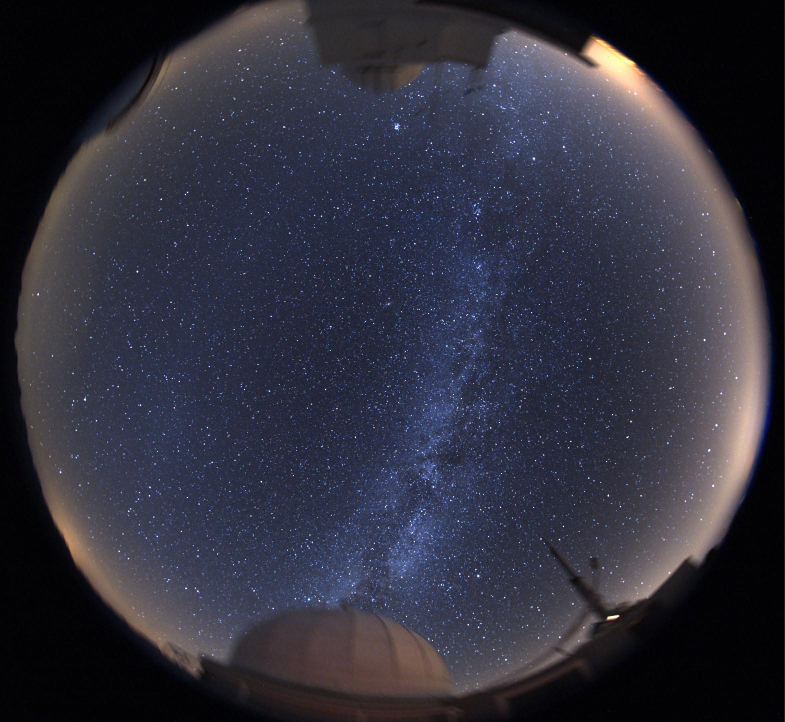
#> input picture examples/milky_way/input.jpeg, 1569 x 1444 px (shown at 1/2 size)
$ python point_star_detection.py examples/milky_way/input.jpeg --output out.png
#> lines starting #> are read from the running program, lines starting #| are printed output that depends on the picture; after the words box and inside, x2 and y2 are one past the last pixel; in counts of white or black regions, pixels touching at a corner belong together
#> in write_products, rgb is the input picture: shape (1444, 1569, 3); mean R, G, B 49.3, 49.1, 62
### v12/point_star_plotting.py
"""Shared plotting output helpers."""


# [97 lines left out: function arrange_source_labels, not called in this run]


def save_png(figure, target, **kwargs):
    """Save a figure as a lossless PNG with fast compression."""
    figure.savefig(target, pil_kwargs={'compress_level': 1}, **kwargs)

### point_star_detection.py
"""Standalone dot finding: image pixels -> candidate star centroids, no trails.

Uses a spatial background estimate and thresholded intensity barycentres.
Pixel centres have integer coordinates, x rightwards and y downwards.
Candidates are not catalogue identifications or an astrometric solution.
"""
import argparse
import csv
import hashlib
import json
from pathlib import Path

import numpy as np
from PIL import Image
from scipy.ndimage import gaussian_filter, label, maximum_filter

from point_star_plotting import save_png


def detect_stars(image, detection_sigma=6., background_sigma=10.):
#> called with detection_sigma = 6, background_sigma = 10
    pixels = np.asarray(image, dtype=float)
    saturated_pixels = pixels >= 250
    if pixels.ndim == 3 and pixels.shape[2] >= 3:
        saturated_pixels = np.any(pixels[..., :3] >= 250, axis=2)
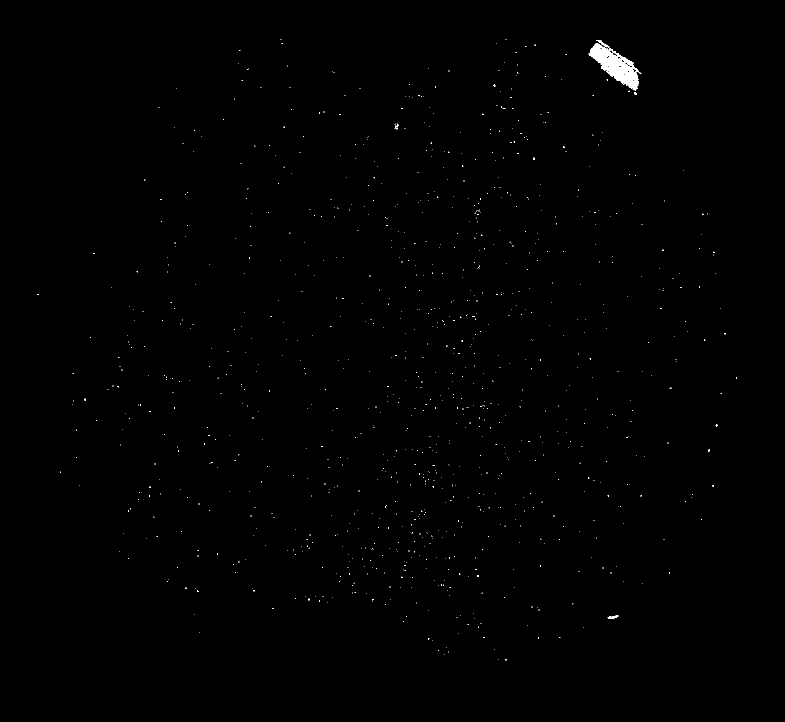
#> saturated_pixels: shape (1444, 1569) bool (shown at 1/2 size); 0.29% white; 998 white regions (995 under 20 px), largest, box (x1, y1, x2, y2) and area: (1177, 80, 1283, 181) 4211, (1215, 1231, 1237, 1237) 83, (789, 249, 798, 259) 36
        pixels = pixels[..., :3] @ np.array([.2126, .7152, .0722])
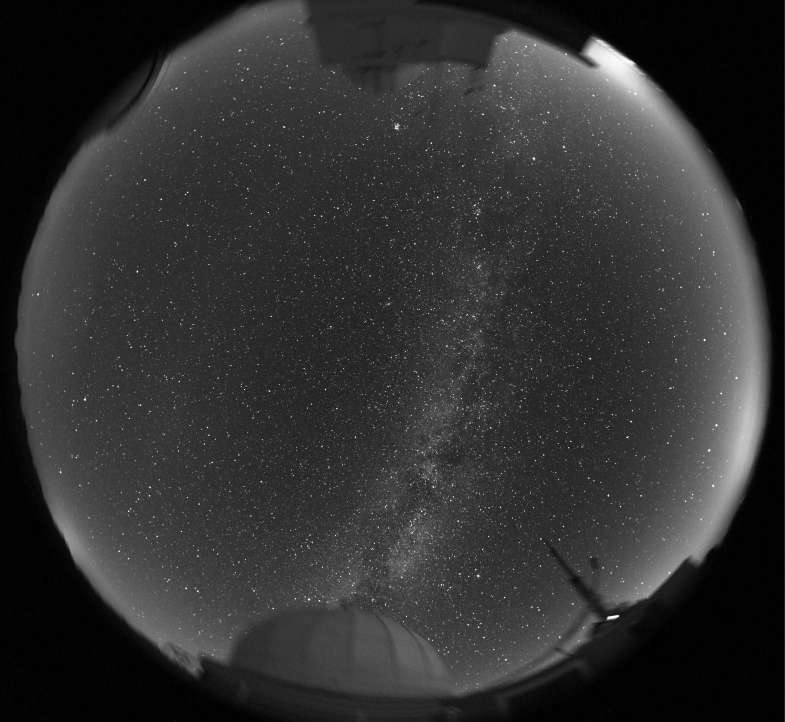
#> pixels: shape (1444, 1569) float64 (shown at 1/2 size); min 0, max 254.3, mean 50
    if pixels.ndim != 2 or min(pixels.shape) < 15 or not np.isfinite(pixels).all():
        raise ValueError('A finite greyscale or RGB image at least 15 pixels wide is required')
    if detection_sigma <= 0 or background_sigma <= 0:
        raise ValueError('Detection and background scales must be positive')
    background = gaussian_filter(pixels, background_sigma)
    signal = pixels-background
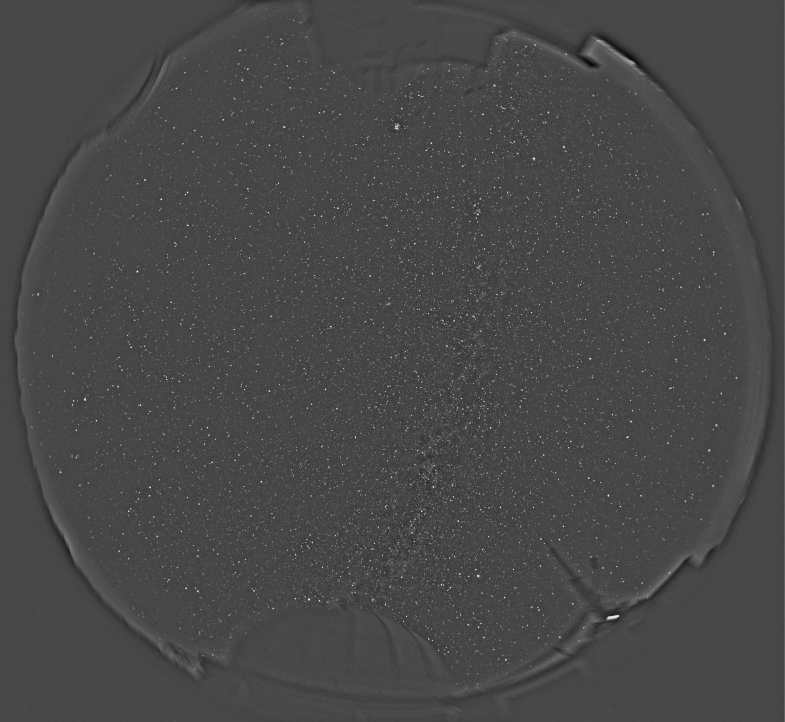
#> signal: shape (1444, 1569) float64 (shown at 1/2 size); min -82.67, max 209.6, mean 0; drawn with min black and max white
    global_noise = max(float(1.4826*np.median(abs(signal-np.median(signal)))), .05)
#> global_noise = 3.7
    noise = np.maximum(global_noise, 1.2533*gaussian_filter(
        np.minimum(abs(signal), 3*global_noise), background_sigma))
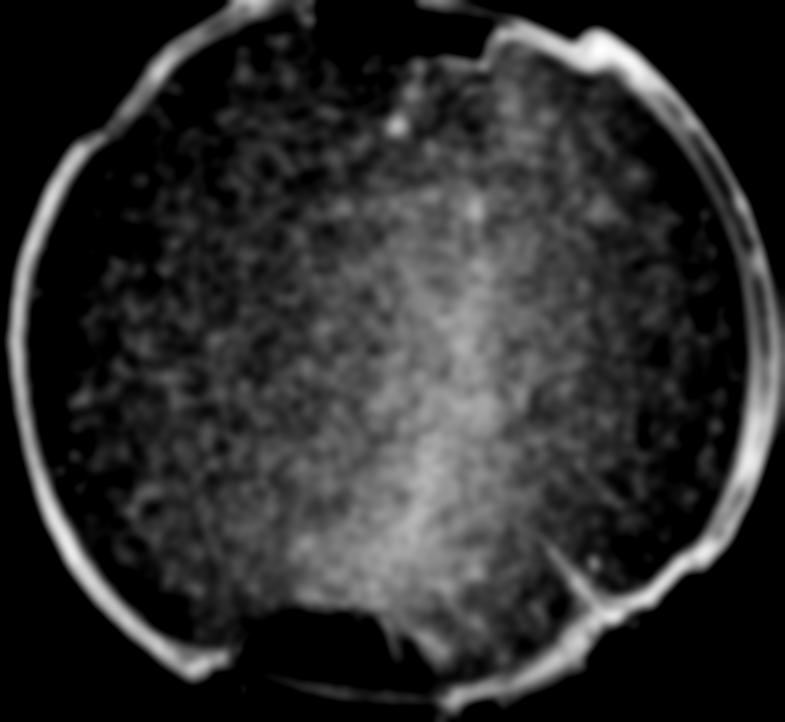
#> noise: shape (1444, 1569) float64 (shown at 1/2 size); min 3.7, max 13.7, mean 5.5; drawn with min black and max white
    smooth = gaussian_filter(signal, .6)
    peaks = (smooth == maximum_filter(smooth, size=7)) & (smooth > detection_sigma*noise)
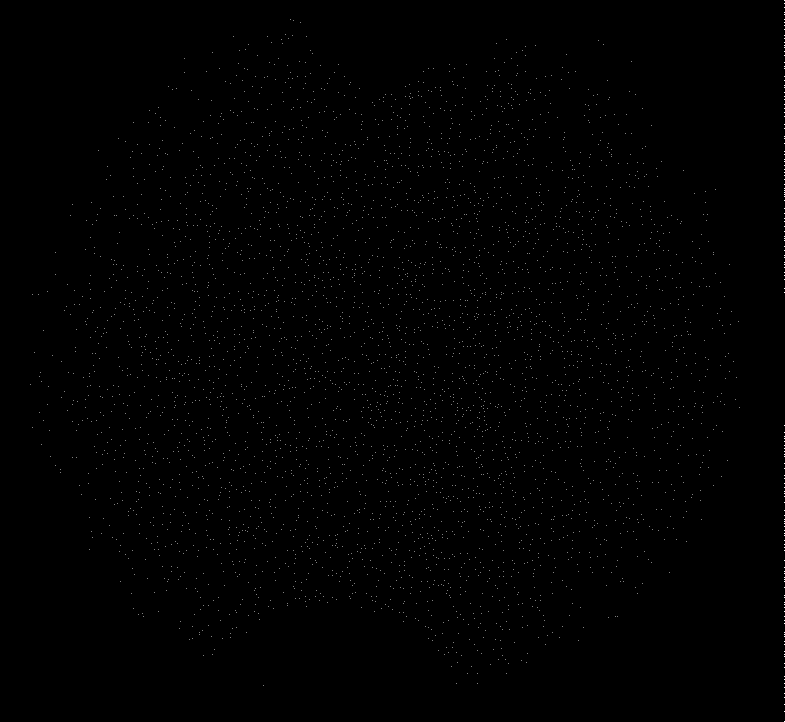
#> peaks: shape (1444, 1569) bool (shown at 1/2 size); 0.18% white in thin lines or dots
    yy, xx = np.nonzero(peaks)
#> yy = 4170 values from 1 to 1443; xx = 4170 values, max 1568 at index 0, min 60 at index 2316, mean 811.1
    stars, rejected = [], []
    for y, x in zip(yy, xx):
        reason = 'unmeasured'
        # Grow the measurement window when a source is too wide for a stellar core.
        # Saturated blobs are retained as measurements, never classified as planets.
        for half in (4, 8, 16, 32):
            if min(x, y, pixels.shape[1]-1-x, pixels.shape[0]-1-y) < half+1:
                reason = 'image_edge_or_blob_truncated'
                break
            grid_y, grid_x = np.mgrid[-half:half+1, -half:half+1]
            annulus = np.maximum(abs(grid_x), abs(grid_y)) == half
            cut = signal[y-half:y+half+1, x-half:x+half+1].copy()
            cut -= np.median(cut[annulus])
            peak = float(cut[half, half])
            component, _ = label(cut > max(3*noise[y, x], .15*peak))
            centre_label = component[half, half]
            mask = (component == centre_label) if centre_label else np.zeros(cut.shape, bool)
            area = int(mask.sum())
            if area < 3:
                reason = 'too_small'
                if peak < 3*noise[y, x]:
                    # A small window samples the flat top of a broad source as sky.
                    # Try a wider annulus before deciding there is no source.
                    continue
                break
            if np.any(mask[annulus]) or (half == 4 and area > 55):
                reason = 'extended_or_blended'
                continue
            weights = np.where(mask, cut, 0)
            flux = float(weights.sum())
            cx, cy = float((weights*grid_x).sum()/flux), float((weights*grid_y).sum()/flux)
            dx, dy = grid_x-cx, grid_y-cy
            covariance = np.array([[(weights*dx*dx).sum(), (weights*dx*dy).sum()],
                                   [(weights*dx*dy).sum(), (weights*dy*dy).sum()]])/flux
            minor2, major2 = np.linalg.eigvalsh(covariance)
            ratio = float(np.sqrt(major2/max(minor2, 1e-12)))
            width = float(np.sqrt(max(major2, 0)))
            saturated = bool(np.any(saturated_pixels[y-half:y+half+1, x-half:x+half+1][mask]))
            if minor2 < .16:
                reason = 'too_sharp'
                break
            elif ratio > (6. if saturated else 2.5):
                reason = 'elongated'
                break
            elif half == 4 and width > 2.2:
                reason = 'extended_or_blended'
                continue
            elif np.hypot(cx, cy) > max(2, half*.75):
                reason = 'off_centre_or_blended'
                continue
            else:
                stars.append(dict(x_px=float(x+cx), y_px=float(y+cy),
                    flux_above_background=flux, peak_above_background=peak,
                    peak_snr=float(peak/noise[y, x]), area_px=area,
                    major_sigma_px=width, axis_ratio=ratio, saturated=saturated,
                    source_class='compact' if half == 4 else 'broad_blob',
                    measurement_half_window_px=half))
                reason = None
                break
        if reason:
            rejected.append(dict(x_px=int(x), y_px=int(y), reason=reason))
#> this loop made 4170 passes
#> (y, x) on passes 1 to 3: (1, 1568), (6, 1568), (15, 1568)
#> after the loop, rejected = 472 items; stars = 3698 items
    stars.sort(key=lambda s: -s['flux_above_background'])
    # Saturation can create several maxima around one plateau. Keep one centroid.
    unique = []
    for candidate in stars:
        duplicate = any(
            (s['source_class'] == 'broad_blob' or candidate['source_class'] == 'broad_blob') and
            np.hypot(s['x_px']-candidate['x_px'], s['y_px']-candidate['y_px']) <
            max(3., min(16., 2*max(s['major_sigma_px'], candidate['major_sigma_px'])))
            for s in unique)
        if duplicate:
            rejected.append(dict(x_px=candidate['x_px'], y_px=candidate['y_px'],
                                 reason='duplicate_peak_in_blob'))
        else:
            unique.append(candidate)
#> this loop made 3698 passes
#> duplicate on passes 1 to 3: False, True, True
#> after the loop, rejected = 482 items; unique = 3688 items
    stars = unique
#> stars = 3688 items
    for i, star in enumerate(stars, 1):
        star['detection_id'] = i
    return stars, dict(background=background, signal=signal, noise=noise,
                      global_noise=global_noise, rejected=rejected,
                      local_maxima_count=len(xx))


def write_products(image_path, output, detection_sigma=6., background_sigma=10.):
    import matplotlib
    matplotlib.use('Agg')
    import matplotlib.pyplot as plt
    image_path = Path(image_path).expanduser().resolve()
    output = Path(output)
    if output.exists():
        raise FileExistsError(f'Refusing to overwrite output directory: {output}')
    rgb = np.asarray(Image.open(image_path).convert('RGB'))
    stars, audit = detect_stars(rgb, detection_sigma, background_sigma)
#> stars = 3688 items; audit = 6 items
    output.mkdir(parents=True)
    fields = ['detection_id', 'x_px', 'y_px', 'flux_above_background',
              'peak_above_background', 'peak_snr', 'area_px', 'major_sigma_px',
              'axis_ratio', 'saturated', 'source_class', 'measurement_half_window_px']
    with (output/'star_candidates.csv').open('w') as handle:
        writer = csv.DictWriter(handle, fieldnames=fields)
        writer.writeheader()
        writer.writerows(stars)
    with (output/'rejected_candidates.csv').open('w') as handle:
        writer = csv.DictWriter(handle, fieldnames=['x_px', 'y_px', 'reason'])
        writer.writeheader()
        writer.writerows(audit['rejected'])
    summary = dict(status='point_sources_detected' if stars else 'no_point_sources',
        source=str(image_path), source_sha256=hashlib.sha256(image_path.read_bytes()).hexdigest(),
        code_sha256=hashlib.sha256(Path(__file__).read_bytes()).hexdigest(),
        width_px=rgb.shape[1], height_px=rgb.shape[0], candidates=len(stars),
        compact_sources=sum(s['source_class'] == 'compact' for s in stars),
        broad_blobs=sum(s['source_class'] == 'broad_blob' for s in stars),
        saturated_sources=sum(s['saturated'] for s in stars),
        local_maxima=audit['local_maxima_count'], rejected=len(audit['rejected']),
        detection_sigma=detection_sigma, background_sigma_px=background_sigma,
        global_noise_adu=audit['global_noise'], source_resized=False,
        metadata_used=False, coordinate_convention='integer pixel centres; x right, y down',
        astrometry_attempted=False,
        limitation='Measured candidates, not verified stars or planets; foreground lights can survive. '
                   'Close blends, strongly distorted stars and faint stars may be omitted. '
                   'Flux is a thresholded JPEG intensity diagnostic, not calibrated photometry.')
#> summary = 20 items
    (output/'detection.json').write_text(json.dumps(summary, indent=2)+'\n')
    fig, ax = plt.subplots(figsize=(12, 11))
    ax.imshow(rgb)
    if stars:
        xy = np.array([[s['x_px'], s['y_px']] for s in stars])
#> xy = 3688 pairs, first value 60.53 to 1479.4, second value 37.9 to 1367.3
        for source_class, color in [('compact', 'cyan'), ('broad_blob', 'orange')]:
            select = np.array([s['source_class'] == source_class for s in stars])
            ax.scatter(*xy[select].T, s=18 if source_class == 'compact' else 65,
                       facecolors='none', edgecolors=color, linewidths=.6,
                       label=f'{source_class}: {int(select.sum())}')
        ax.legend(fontsize=8)
        for s in stars[:60]:
            ax.annotate(str(s['detection_id']), (s['x_px'], s['y_px']),
                        xytext=(4, 4), textcoords='offset points', color='yellow', fontsize=6)
#> this loop made 60 passes
    ax.set_title(f'{len(stars)} candidates; orange = broad blobs; brightest 60 numbered')
    ax.set_xlim(-.5, rgb.shape[1]-.5)
    ax.set_ylim(rgb.shape[0]-.5, -.5)
    fig.tight_layout()
    save_png(fig, output/'dots_overlay.png', dpi=180)
#> in save_png, `figure.savefig(target, pil_kwargs={'compress_level': 1}, **kwargs)`:
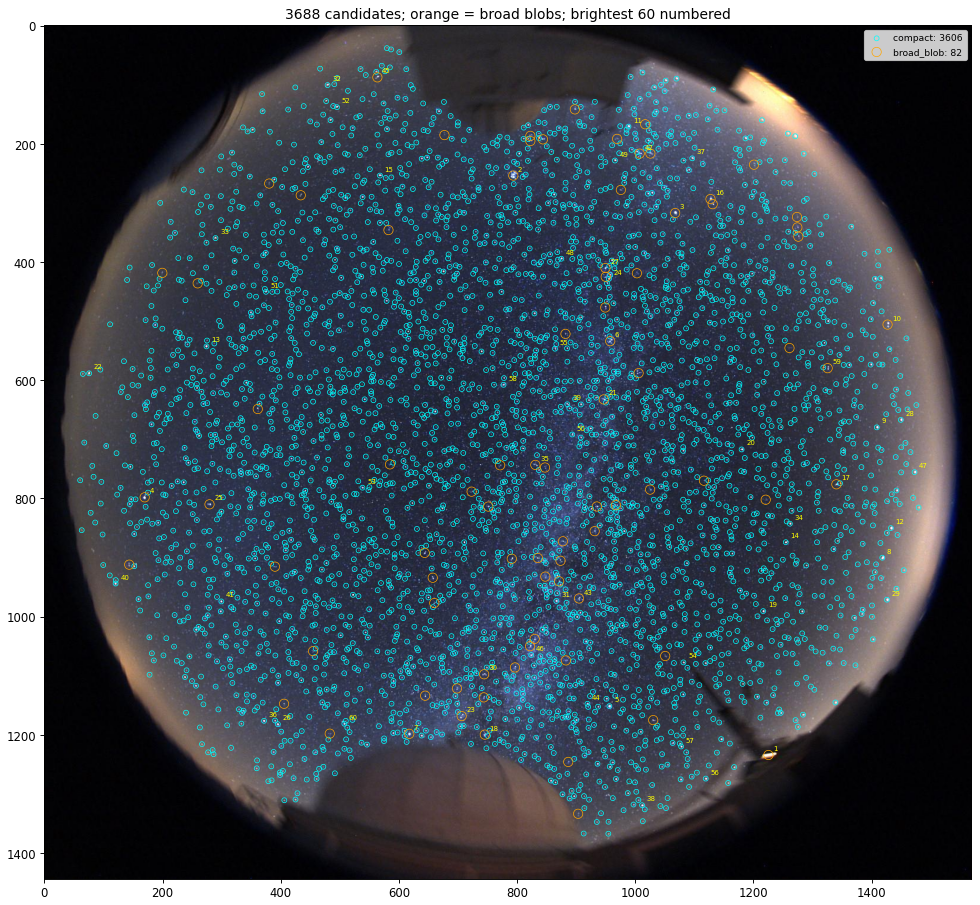
#> figure drawn by matplotlib, 1 panel
    plt.close(fig)
    # Sample the complete brightness distribution, not just the most obvious stars.
    if stars:
        selected = np.unique(np.linspace(0, len(stars)-1, min(64, len(stars))).astype(int))
#> selected = 64 values from 0 to 3687
        fig, axes = plt.subplots(8, 8, figsize=(12, 12))
        for ax in axes.flat:
            ax.axis('off')
        for ax, i in zip(axes.flat, selected):
            s = stars[i]
            x, y = round(s['x_px']), round(s['y_px'])
            x0, x1 = max(0, x-12), min(rgb.shape[1], x+13)
            y0, y1 = max(0, y-12), min(rgb.shape[0], y+13)
            ax.imshow(rgb[y0:y1, x0:x1], extent=(x0-.5, x1-.5, y1-.5, y0-.5))
            ax.plot(s['x_px'], s['y_px'], '+', color='cyan', ms=7, mew=.7)
            ax.set_title(f"#{s['detection_id']} {s['source_class']}" + (' SAT' if s['saturated'] else ''), fontsize=6)
#> this loop made 64 passes
#> (i, x, y, x0, x1, y0, y1) on passes 1 to 12: (0, 1225, 1234, 1213, 1238, 1222, 1247), (58, 1326, 579, 1314, 1339, 567, 592), (117, 1006, 588, 994, 1019, 576, 601), (175, 1352, 718, 1340, 1365, 706, 731), (234, 1108, 1032, 1096, 1121, 1020, 1045), (292, 629, 430, 617, 642, 418, 443), (351, 332, 754, 320, 345, 742, 767), (409, 258, 836, 246, 271, 824, 849), (468, 630, 1192, 618, 643, 1180, 1205), (526, 885, 546, 873, 898, 534, 559), (585, 1297, 684, 1285, 1310, 672, 697), (643, 889, 1308, 877, 902, 1296, 1321)
        fig.suptitle('Candidate cutouts spanning the brightness ranking')
        fig.tight_layout()
        save_png(fig, output/'candidate_cutouts.png', dpi=140)
#> in save_png (call 2), `figure.savefig(target, pil_kwargs={'compress_level': 1}, **kwargs)`:
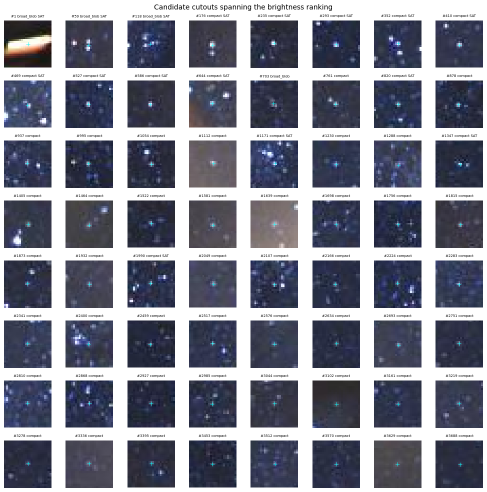
#> figure drawn by matplotlib, 64 panels
        plt.close(fig)
    np.savez_compressed(output/'background_diagnostics.npz',
                        background=audit['background'].astype('float32'),
                        noise=audit['noise'].astype('float32'))
    print(json.dumps(summary, indent=2))
#> (printed output is left out)
    return summary


def main():
    parser = argparse.ArgumentParser(description=__doc__)
    parser.add_argument('image', type=Path)
    parser.add_argument('--output', type=Path, required=True)
    parser.add_argument('--detection-sigma', type=float, default=6.)
    parser.add_argument('--background-sigma', type=float, default=10.)
    args = parser.parse_args()
    write_products(args.image, args.output, args.detection_sigma, args.background_sigma)


if __name__ == '__main__':
    main()
